Frame 1 (no input): blank canvas, image omitted
Frame 60 (no input): blank canvas, image omitted
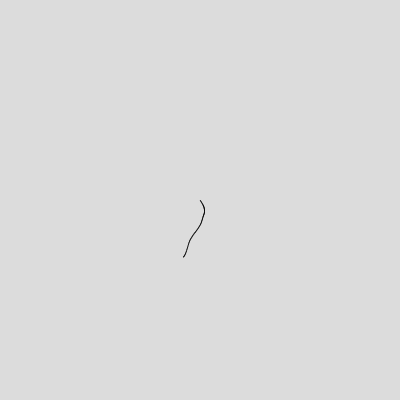
Frame 120 (the mouse pressed at the canvas centre since frame 60)

The p5.js sketch whose frames 1 and 60 were blank and that drew this single picture after the mouse press (run headless with seeded random() and noise() and a simulated clock; from frame 60 on, the mouse is pressed at the canvas centre):

// p5.js sketch
// ── sketch.js
let walker;


class Walker {
  constructor() {
    this.x = width / 2;
    this.y = height / 2;
    this.xOffset = 0;
    this.yOffset = 10000;
  }

  show() {
    stroke(0);
    point(this.x, this.y);

  }

  step() {
    const xstep = map(noise(this.xOffset), 0, 1, -1, 1);
    const ystep = map(noise(this.yOffset), 0, 1, -1, 1);
    this.x += xstep ;
    this.y += ystep;
    this.xOffset += 0.01;
    this.yOffset += 0.01;
    console.log(this.x,this.y,this.xOffset,this.yOffset);
  }
}

function setup() {
  createCanvas(400, 400);
  background(220);

  walker = new Walker();
}

function draw() {
  walker.step();
  walker.show();

}
